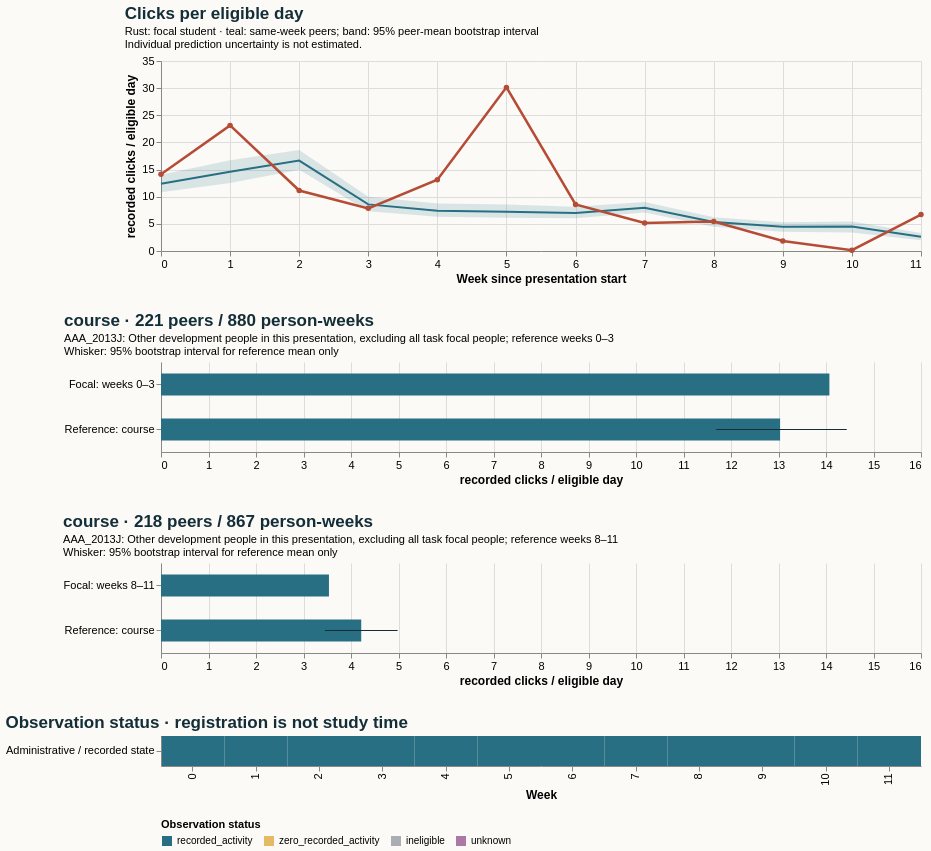

Vega-Lite specification for this chart:
### Vega-Lite specification from a JSON file in a GitHub repository (floating-point values rounded to 4 significant figures)
{"$schema": "https://vega.github.io/schema/vega-lite/v5.20.1.json", "config": {"axis": {"labelFontSize": 11, "titleFontSize": 12}, "background": "#fbfaf7", "font": "sans-serif", "title": {"anchor": "start", "color": "#142e38", "fontSize": 17, "subtitleFontSize": 11}, "view": {"continuousHeight": 300, "continuousWidth": 300, "stroke": null}}, "datasets": {"data-037527eaceff847f10ff3e96eb6b632f": [{"eligible_days": 7.0, "end_day": 6, "logging_completeness": "unknown", "observation_status": "recorded_activity", "row": "Administrative / recorded state", "score_status": "withheld_release_time_unknown", "start_day": 0, "value": 14.14, "week": 0}, {"eligible_days": 7.0, "end_day": 13, "logging_completeness": "unknown", "observation_status": "recorded_activity", "row": "Administrative / recorded state", "score_status": "withheld_release_time_unknown", "start_day": 7, "value": 23.14, "week": 1}, {"eligible_days": 7.0, "end_day": 20, "logging_completeness": "unknown", "observation_status": "recorded_activity", "row": "Administrative / recorded state", "score_status": "withheld_release_time_unknown", "start_day": 14, "value": 11.14, "week": 2}, {"eligible_days": 7.0, "end_day": 27, "logging_completeness": "unknown", "observation_status": "recorded_activity", "row": "Administrative / recorded state", "score_status": "withheld_release_time_unknown", "start_day": 21, "value": 7.857, "week": 3}, {"eligible_days": 7.0, "end_day": 34, "logging_completeness": "unknown", "observation_status": "recorded_activity", "row": "Administrative / recorded state", "score_status": "withheld_release_time_unknown", "start_day": 28, "value": 13.14, "week": 4}, {"eligible_days": 7.0, "end_day": 41, "logging_completeness": "unknown", "observation_status": "recorded_activity", "row": "Administrative / recorded state", "score_status": "withheld_release_time_unknown", "start_day": 35, "value": 30.14, "week": 5}, {"eligible_days": 7.0, "end_day": 48, "logging_completeness": "unknown", "observation_status": "recorded_activity", "row": "Administrative / recorded state", "score_status": "withheld_release_time_unknown", "start_day": 42, "value": 8.571, "week": 6}, {"eligible_days": 7.0, "end_day": 55, "logging_completeness": "unknown", "observation_status": "recorded_activity", "row": "Administrative / recorded state", "score_status": "withheld_release_time_unknown", "start_day": 49, "value": 5.143, "week": 7}, {"eligible_days": 7.0, "end_day": 62, "logging_completeness": "unknown", "observation_status": "recorded_activity", "row": "Administrative / recorded state", "score_status": "withheld_release_time_unknown", "start_day": 56, "value": 5.429, "week": 8}, {"eligible_days": 7.0, "end_day": 69, "logging_completeness": "unknown", "observation_status": "recorded_activity", "row": "Administrative / recorded state", "score_status": "withheld_release_time_unknown", "start_day": 63, "value": 1.857, "week": 9}, {"eligible_days": 7.0, "end_day": 76, "logging_completeness": "unknown", "observation_status": "recorded_activity", "row": "Administrative / recorded state", "score_status": "withheld_release_time_unknown", "start_day": 70, "value": 0.1429, "week": 10}, {"eligible_days": 7.0, "end_day": 83, "logging_completeness": "unknown", "observation_status": "recorded_activity", "row": "Administrative / recorded state", "score_status": "withheld_release_time_unknown", "start_day": 77, "value": 6.714, "week": 11}], "data-052d3d39e02fd55a27c4a5a4bcd2647e": [{"end_day": 6, "focal_value": 14.14, "peer_ci_high": 14.04, "peer_ci_low": 10.84, "peer_mean": 12.4, "peer_observations": 221, "peer_people": 221, "reference": "course", "unit": "recorded clicks / eligible day", "week": 0}, {"end_day": 13, "focal_value": 23.14, "peer_ci_high": 16.7, "peer_ci_low": 12.54, "peer_mean": 14.6, "peer_observations": 221, "peer_people": 221, "reference": "course", "unit": "recorded clicks / eligible day", "week": 1}, {"end_day": 20, "focal_value": 11.14, "peer_ci_high": 18.63, "peer_ci_low": 14.99, "peer_mean": 16.65, "peer_observations": 219, "peer_people": 219, "reference": "course", "unit": "recorded clicks / eligible day", "week": 2}, {"end_day": 27, "focal_value": 7.857, "peer_ci_high": 9.987, "peer_ci_low": 7.333, "peer_mean": 8.588, "peer_observations": 219, "peer_people": 219, "reference": "course", "unit": "recorded clicks / eligible day", "week": 3}, {"end_day": 34, "focal_value": 13.14, "peer_ci_high": 8.747, "peer_ci_low": 6.313, "peer_mean": 7.428, "peer_observations": 219, "peer_people": 219, "reference": "course", "unit": "recorded clicks / eligible day", "week": 4}, {"end_day": 41, "focal_value": 30.14, "peer_ci_high": 8.551, "peer_ci_low": 6.122, "peer_mean": 7.212, "peer_observations": 218, "peer_people": 218, "reference": "course", "unit": "recorded clicks / eligible day", "week": 5}, {"end_day": 48, "focal_value": 8.571, "peer_ci_high": 8.133, "peer_ci_low": 6.016, "peer_mean": 7.002, "peer_observations": 218, "peer_people": 218, "reference": "course", "unit": "recorded clicks / eligible day", "week": 6}, {"end_day": 55, "focal_value": 5.143, "peer_ci_high": 9.046, "peer_ci_low": 7.072, "peer_mean": 7.978, "peer_observations": 218, "peer_people": 218, "reference": "course", "unit": "recorded clicks / eligible day", "week": 7}, {"end_day": 62, "focal_value": 5.429, "peer_ci_high": 6.239, "peer_ci_low": 4.466, "peer_mean": 5.34, "peer_observations": 218, "peer_people": 218, "reference": "course", "unit": "recorded clicks / eligible day", "week": 8}, {"end_day": 69, "focal_value": 1.857, "peer_ci_high": 5.299, "peer_ci_low": 3.528, "peer_mean": 4.446, "peer_observations": 217, "peer_people": 217, "reference": "course", "unit": "recorded clicks / eligible day", "week": 9}, {"end_day": 76, "focal_value": 0.1429, "peer_ci_high": 5.448, "peer_ci_low": 3.422, "peer_mean": 4.512, "peer_observations": 217, "peer_people": 217, "reference": "course", "unit": "recorded clicks / eligible day", "week": 10}, {"end_day": 83, "focal_value": 6.714, "peer_ci_high": 3.317, "peer_ci_low": 1.997, "peer_mean": 2.639, "peer_observations": 215, "peer_people": 215, "reference": "course", "unit": "recorded clicks / eligible day", "week": 11}], "data-106492244f9d2f88bd921c457101bcb6": [{"hi": null, "lo": null, "series": "Focal: weeks 0–3", "value": 14.07}, {"hi": 14.44, "lo": 11.69, "series": "Reference: course", "value": 13.03}], "data-e58a4e0ca9547756210579964a39ba00": [{"hi": null, "lo": null, "series": "Focal: weeks 8–11", "value": 3.536}, {"hi": 4.981, "lo": 3.45, "series": "Reference: course", "value": 4.215}]}, "resolve": {"scale": {"color": "independent"}}, "spacing": 28, "vconcat": [{"data": {"name": "data-052d3d39e02fd55a27c4a5a4bcd2647e"}, "height": 190, "layer": [{"encoding": {"x": {"axis": {"tickMinStep": 1}, "field": "week", "title": "Week since presentation start", "type": "quantitative"}, "y": {"field": "peer_ci_low", "scale": {"zero": true}, "title": "recorded clicks / eligible day", "type": "quantitative"}, "y2": {"field": "peer_ci_high"}}, "mark": {"color": "#286f83", "opacity": 0.16, "type": "area"}}, {"encoding": {"tooltip": [{"field": "week", "type": "quantitative"}, {"field": "peer_mean", "type": "quantitative"}, {"field": "peer_people", "type": "quantitative"}, {"field": "peer_observations", "type": "quantitative"}], "x": {"field": "week", "type": "quantitative"}, "y": {"field": "peer_mean", "type": "quantitative"}}, "mark": {"color": "#286f83", "strokeWidth": 2, "type": "line"}}, {"encoding": {"tooltip": [{"field": "week", "type": "quantitative"}, {"field": "focal_value", "type": "quantitative"}], "x": {"field": "week", "type": "quantitative"}, "y": {"field": "focal_value", "type": "quantitative"}}, "mark": {"color": "#b64c35", "point": {"color": "#b64c35"}, "strokeWidth": 2.5, "type": "line"}}], "title": {"subtitle": ["Rust: focal student · teal: same-week peers; band: 95% peer-mean bootstrap interval", "Individual prediction uncertainty is not estimated."], "text": "Clicks per eligible day"}, "width": 760}, {"data": {"name": "data-106492244f9d2f88bd921c457101bcb6"}, "height": 90, "layer": [{"encoding": {"x": {"field": "value", "scale": {"domain": [0, 15.16], "zero": true}, "title": "recorded clicks / eligible day", "type": "quantitative"}, "y": {"field": "series", "sort": null, "title": null, "type": "nominal"}}, "mark": {"color": "#286f83", "size": 22, "type": "bar"}}, {"encoding": {"x": {"field": "lo", "type": "quantitative"}, "x2": {"field": "hi"}, "y": {"field": "series", "sort": null, "title": null, "type": "nominal"}}, "mark": {"color": "#142e38", "type": "rule"}}], "title": {"subtitle": ["AAA_2013J: Other development people in this presentation, excluding all task focal people; reference weeks 0–3", "Whisker: 95% bootstrap interval for reference mean only"], "text": "course · 221 peers / 880 person-weeks"}, "width": 760}, {"data": {"name": "data-e58a4e0ca9547756210579964a39ba00"}, "height": 90, "layer": [{"encoding": {"x": {"field": "value", "scale": {"domain": [0, 15.16], "zero": true}, "title": "recorded clicks / eligible day", "type": "quantitative"}, "y": {"field": "series", "sort": null, "title": null, "type": "nominal"}}, "mark": {"color": "#286f83", "size": 22, "type": "bar"}}, {"encoding": {"x": {"field": "lo", "type": "quantitative"}, "x2": {"field": "hi"}, "y": {"field": "series", "sort": null, "title": null, "type": "nominal"}}, "mark": {"color": "#142e38", "type": "rule"}}], "title": {"subtitle": ["AAA_2013J: Other development people in this presentation, excluding all task focal people; reference weeks 8–11", "Whisker: 95% bootstrap interval for reference mean only"], "text": "course · 218 peers / 867 person-weeks"}, "width": 760}, {"data": {"name": "data-037527eaceff847f10ff3e96eb6b632f"}, "encoding": {"color": {"field": "observation_status", "legend": {"labelLimit": 260, "orient": "bottom"}, "scale": {"domain": ["recorded_activity", "zero_recorded_activity", "ineligible", "unknown"], "range": ["#286f83", "#e4bb64", "#aaaeb3", "#ac78a5"]}, "title": "Observation status", "type": "nominal"}, "tooltip": [{"field": "week", "type": "quantitative"}, {"field": "eligible_days", "type": "quantitative"}, {"field": "observation_status", "type": "nominal"}, {"field": "logging_completeness", "type": "nominal"}], "x": {"field": "week", "title": "Week", "type": "ordinal"}, "y": {"field": "row", "title": null, "type": "nominal"}}, "height": 30, "mark": {"type": "rect"}, "title": "Observation status · registration is not study time", "width": 760}]}
